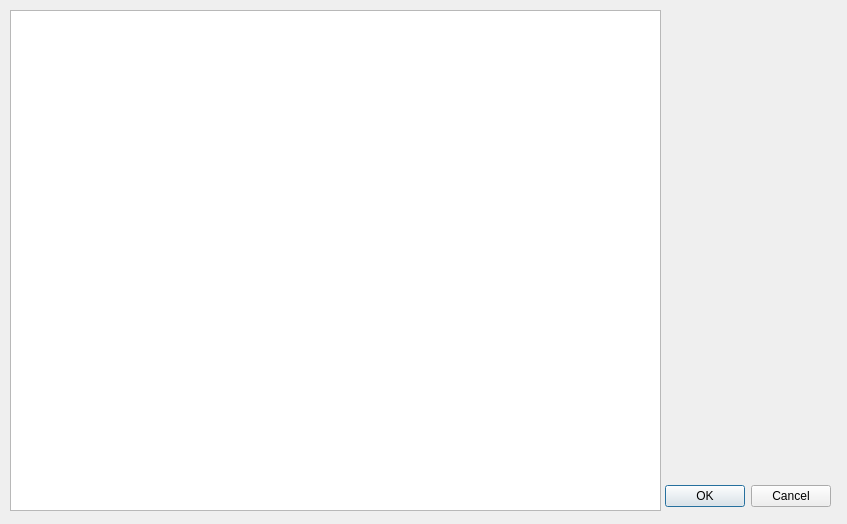
<?xml version="1.0" encoding="UTF-8"?>
<ui version="4.0">
 <class>Dialog</class>
 <widget class="QDialog" name="Dialog">
  <property name="geometry">
   <rect>
    <x>0</x>
    <y>0</y>
    <width>847</width>
    <height>524</height>
   </rect>
  </property>
  <property name="windowTitle">
   <string>Dialog</string>
  </property>
  <widget class="QDialogButtonBox" name="buttonBox">
   <property name="geometry">
    <rect>
     <x>490</x>
     <y>480</y>
     <width>341</width>
     <height>32</height>
    </rect>
   </property>
   <property name="orientation">
    <enum>Qt::Horizontal</enum>
   </property>
   <property name="standardButtons">
    <set>QDialogButtonBox::Cancel|QDialogButtonBox::Ok</set>
   </property>
  </widget>
  <widget class="QListWidget" name="listWidget">
   <property name="geometry">
    <rect>
     <x>10</x>
     <y>10</y>
     <width>651</width>
     <height>501</height>
    </rect>
   </property>
  </widget>
 </widget>
 <resources/>
 <connections>
  <connection>
   <sender>buttonBox</sender>
   <signal>accepted()</signal>
   <receiver>Dialog</receiver>
   <slot>accept()</slot>
   <hints>
    <hint type="sourcelabel">
     <x>248</x>
     <y>254</y>
    </hint>
    <hint type="destinationlabel">
     <x>157</x>
     <y>274</y>
    </hint>
   </hints>
  </connection>
  <connection>
   <sender>buttonBox</sender>
   <signal>rejected()</signal>
   <receiver>Dialog</receiver>
   <slot>reject()</slot>
   <hints>
    <hint type="sourcelabel">
     <x>316</x>
     <y>260</y>
    </hint>
    <hint type="destinationlabel">
     <x>286</x>
     <y>274</y>
    </hint>
   </hints>
  </connection>
 </connections>
</ui>
